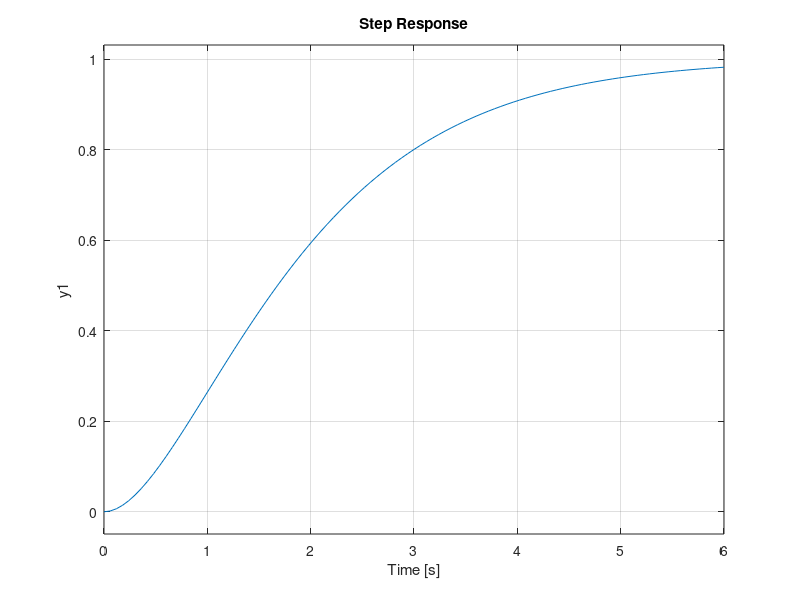

This chart was generated by the following MATLAB code:
%% Laboratory 2 No. 3 - Second Order Critically Damped System
% Represents a critically damped system.
% G(s) = 1 / (s+1)^2
% G(s) = 1 / s^2 + 2s + 1

G_num = [1];
G_den = [1 2 1];
G = tf(G_num, G_den)    

% Step Response

step(G)